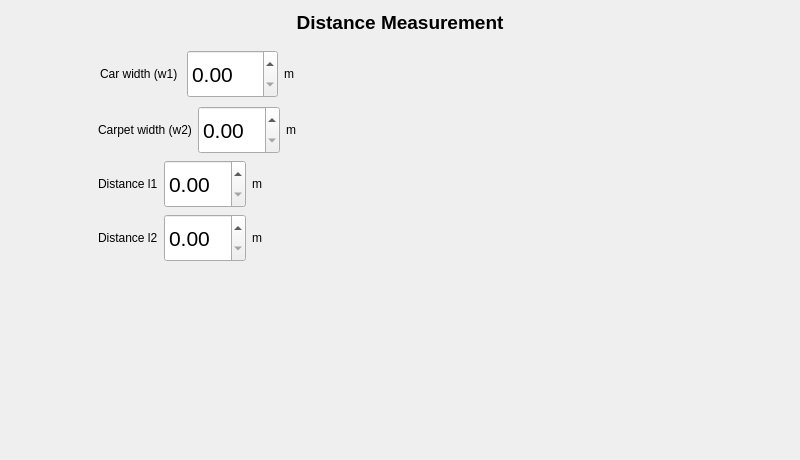
<?xml version="1.0" encoding="UTF-8"?>
<ui version="4.0">
 <class>MeasurementPage</class>
 <widget class="QWidget" name="MeasurementPage">
  <property name="windowModality">
   <enum>Qt::WindowModal</enum>
  </property>
  <property name="geometry">
   <rect>
    <x>0</x>
    <y>0</y>
    <width>800</width>
    <height>460</height>
   </rect>
  </property>
  <property name="minimumSize">
   <size>
    <width>0</width>
    <height>0</height>
   </size>
  </property>
  <property name="baseSize">
   <size>
    <width>740</width>
    <height>115</height>
   </size>
  </property>
  <property name="windowTitle">
   <string>CameraModel</string>
  </property>
  <property name="styleSheet">
   <string notr="true"/>
  </property>
  <layout class="QGridLayout" name="gridLayout_2">
   <item row="0" column="0">
    <layout class="QVBoxLayout" name="verticalLayout">
     <item>
      <widget class="QLabel" name="label_2">
       <property name="sizePolicy">
        <sizepolicy hsizetype="Preferred" vsizetype="Preferred">
         <horstretch>0</horstretch>
         <verstretch>0</verstretch>
        </sizepolicy>
       </property>
       <property name="maximumSize">
        <size>
         <width>16777215</width>
         <height>16777215</height>
        </size>
       </property>
       <property name="text">
        <string>&lt;html&gt;&lt;head/&gt;&lt;body&gt;&lt;p&gt;&lt;span style=&quot; font-size:14pt; font-weight:600;&quot;&gt;Distance Measurement&lt;/span&gt;&lt;/p&gt;&lt;/body&gt;&lt;/html&gt;</string>
       </property>
       <property name="scaledContents">
        <bool>false</bool>
       </property>
       <property name="alignment">
        <set>Qt::AlignCenter</set>
       </property>
       <property name="wordWrap">
        <bool>true</bool>
       </property>
      </widget>
     </item>
     <item>
      <layout class="QHBoxLayout" name="horizontalLayout">
       <property name="leftMargin">
        <number>4</number>
       </property>
       <property name="topMargin">
        <number>4</number>
       </property>
       <property name="rightMargin">
        <number>4</number>
       </property>
       <property name="bottomMargin">
        <number>4</number>
       </property>
       <item>
        <spacer name="horizontalSpacer_2">
         <property name="orientation">
          <enum>Qt::Horizontal</enum>
         </property>
         <property name="sizeHint" stdset="0">
          <size>
           <width>40</width>
           <height>20</height>
          </size>
         </property>
        </spacer>
       </item>
       <item>
        <layout class="QVBoxLayout" name="verticalLayout_2">
         <property name="leftMargin">
          <number>4</number>
         </property>
         <property name="topMargin">
          <number>4</number>
         </property>
         <property name="rightMargin">
          <number>4</number>
         </property>
         <property name="bottomMargin">
          <number>4</number>
         </property>
         <item>
          <layout class="QHBoxLayout" name="horizontalLayout_2">
           <property name="leftMargin">
            <number>2</number>
           </property>
           <property name="topMargin">
            <number>2</number>
           </property>
           <property name="rightMargin">
            <number>2</number>
           </property>
           <property name="bottomMargin">
            <number>2</number>
           </property>
           <item>
            <widget class="QLabel" name="label">
             <property name="text">
              <string>Car width (w1) </string>
             </property>
            </widget>
           </item>
           <item>
            <widget class="QDoubleSpinBox" name="carWidthInput">
             <property name="sizePolicy">
              <sizepolicy hsizetype="Minimum" vsizetype="Fixed">
               <horstretch>32</horstretch>
               <verstretch>32</verstretch>
              </sizepolicy>
             </property>
             <property name="minimumSize">
              <size>
               <width>64</width>
               <height>48</height>
              </size>
             </property>
             <property name="font">
              <font>
               <pointsize>16</pointsize>
              </font>
             </property>
             <property name="singleStep">
              <double>0.100000000000000</double>
             </property>
            </widget>
           </item>
           <item>
            <widget class="QLabel" name="label_6">
             <property name="text">
              <string>m</string>
             </property>
            </widget>
           </item>
          </layout>
         </item>
         <item>
          <layout class="QHBoxLayout" name="horizontalLayout_3">
           <item>
            <widget class="QLabel" name="label_4">
             <property name="text">
              <string>Carpet width (w2)</string>
             </property>
            </widget>
           </item>
           <item>
            <widget class="QDoubleSpinBox" name="carpetWidthInput">
             <property name="minimumSize">
              <size>
               <width>64</width>
               <height>48</height>
              </size>
             </property>
             <property name="font">
              <font>
               <pointsize>16</pointsize>
              </font>
             </property>
             <property name="singleStep">
              <double>0.100000000000000</double>
             </property>
            </widget>
           </item>
           <item>
            <widget class="QLabel" name="label_7">
             <property name="text">
              <string>m</string>
             </property>
            </widget>
           </item>
          </layout>
         </item>
         <item>
          <layout class="QHBoxLayout" name="horizontalLayout_4">
           <item>
            <widget class="QLabel" name="label_5">
             <property name="text">
              <string>Distance l1</string>
             </property>
            </widget>
           </item>
           <item>
            <widget class="QDoubleSpinBox" name="carToCarpetDistanceInput">
             <property name="minimumSize">
              <size>
               <width>64</width>
               <height>48</height>
              </size>
             </property>
             <property name="font">
              <font>
               <pointsize>16</pointsize>
              </font>
             </property>
             <property name="singleStep">
              <double>0.100000000000000</double>
             </property>
            </widget>
           </item>
           <item>
            <widget class="QLabel" name="label_8">
             <property name="text">
              <string>m</string>
             </property>
            </widget>
           </item>
          </layout>
         </item>
         <item>
          <layout class="QHBoxLayout" name="horizontalLayout_5">
           <item>
            <widget class="QLabel" name="label_10">
             <property name="text">
              <string>Distance l2</string>
             </property>
            </widget>
           </item>
           <item>
            <widget class="QDoubleSpinBox" name="carpetLengthInput">
             <property name="sizePolicy">
              <sizepolicy hsizetype="Fixed" vsizetype="Fixed">
               <horstretch>0</horstretch>
               <verstretch>0</verstretch>
              </sizepolicy>
             </property>
             <property name="minimumSize">
              <size>
               <width>64</width>
               <height>48</height>
              </size>
             </property>
             <property name="font">
              <font>
               <pointsize>16</pointsize>
              </font>
             </property>
             <property name="singleStep">
              <double>0.100000000000000</double>
             </property>
            </widget>
           </item>
           <item>
            <widget class="QLabel" name="label_9">
             <property name="text">
              <string>m</string>
             </property>
            </widget>
           </item>
          </layout>
         </item>
        </layout>
       </item>
       <item>
        <widget class="QLabel" name="label_3">
         <property name="minimumSize">
          <size>
           <width>400</width>
           <height>220</height>
          </size>
         </property>
         <property name="maximumSize">
          <size>
           <width>400</width>
           <height>220</height>
          </size>
         </property>
         <property name="styleSheet">
          <string notr="true"/>
         </property>
         <property name="text">
          <string/>
         </property>
         <property name="pixmap">
          <pixmap resource="../../../../resources.qrc">:/resources/images/distance_measurement.png</pixmap>
         </property>
         <property name="scaledContents">
          <bool>true</bool>
         </property>
         <property name="alignment">
          <set>Qt::AlignCenter</set>
         </property>
         <property name="margin">
          <number>0</number>
         </property>
        </widget>
       </item>
       <item>
        <spacer name="horizontalSpacer">
         <property name="orientation">
          <enum>Qt::Horizontal</enum>
         </property>
         <property name="sizeHint" stdset="0">
          <size>
           <width>40</width>
           <height>20</height>
          </size>
         </property>
        </spacer>
       </item>
      </layout>
     </item>
     <item>
      <spacer name="verticalSpacer">
       <property name="orientation">
        <enum>Qt::Vertical</enum>
       </property>
       <property name="sizeHint" stdset="0">
        <size>
         <width>20</width>
         <height>40</height>
        </size>
       </property>
      </spacer>
     </item>
    </layout>
   </item>
  </layout>
 </widget>
 <resources>
  <include location="../../../../resources.qrc"/>
 </resources>
 <connections/>
</ui>
